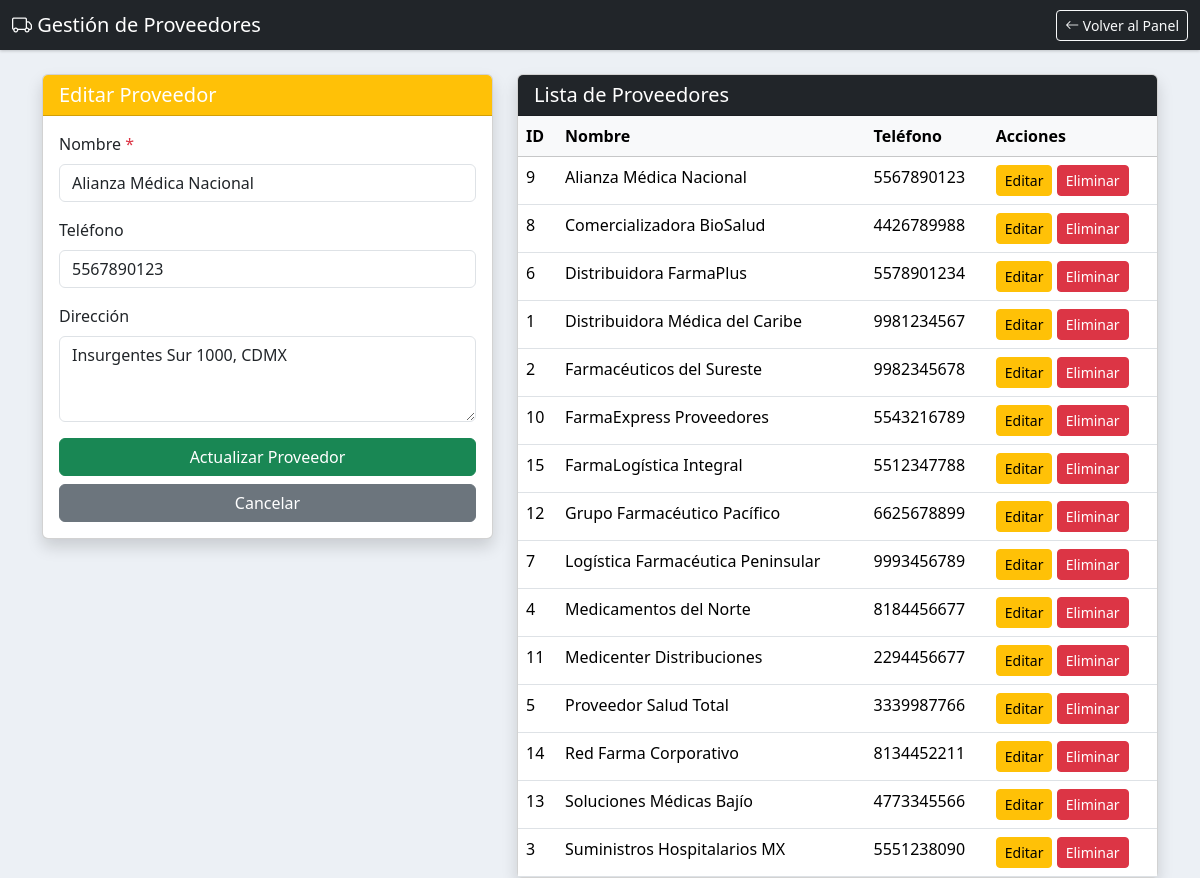
Screenshot of /editar_proveedor.php?editar=9 (signed in) with the database file from the repository.
### tables this page shows
CREATE TABLE `proveedores` (
  `id` int(11) NOT NULL AUTO_INCREMENT,
  `nombre` varchar(100) NOT NULL,
  `telefono` varchar(20) DEFAULT NULL,
  `direccion` varchar(200) DEFAULT NULL,
  `creado_en` timestamp NOT NULL DEFAULT current_timestamp(),
  PRIMARY KEY (`id`)
);

### editar_proveedor.php (the view, shortened to what this page needs)
<?php
require_once "conexion.php";
$proveedor_edit = null;
if (isset($_GET['editar'])) {
    $id = (int)$_GET['editar'];
    $stmt = $conexion->prepare("SELECT * FROM proveedores WHERE id = ?");
    $stmt->bind_param("i", $id);
    $stmt->execute();
    $res = $stmt->get_result();
    if ($res->num_rows === 1) {
        $proveedor_edit = $res->fetch_assoc();
    }
}
$proveedores = $conexion->query("SELECT * FROM proveedores ORDER BY nombre ASC");
?>
<!DOCTYPE html>
<html lang="es">
<head>
    <link href="https://cdn.jsdelivr.net/npm/bootstrap@5.3.3/dist/css/bootstrap.min.css" rel="stylesheet">
    <link rel="stylesheet" href="https://cdn.jsdelivr.net/npm/bootstrap-icons@1.11.3/font/bootstrap-icons.min.css">
</head>
<body>
<nav class="navbar navbar-dark bg-dark mb-4">
    <div class="container-fluid">
        <span class="navbar-brand mb-0 h1">
            <i class="bi bi-truck"></i> Gestión de Proveedores
        </span>
        <a href="panel.php" class="btn btn-sm btn-outline-light">
            <i class="bi bi-arrow-left"></i> Volver al Panel
        </a>
    </div>
</nav>
<div class="container">
    <div class="row">
        <div class="col-lg-5">
            <div class="card shadow">
                <div class="card-header <?= $proveedor_edit ? 'bg-warning' : 'bg-primary' ?> text-white">
                    <h5 class="mb-0">
                        <?= $proveedor_edit ? 'Editar Proveedor' : 'Nuevo Proveedor' ?>
                    </h5>
                </div>
                <div class="card-body">
                    <form method="POST">
                        <div class="mb-3">
                            <label class="form-label">Nombre <span class="text-danger">*</span></label>
                            <input type="text" name="nombre" class="form-control" required
                                   value="<?= htmlspecialchars($proveedor_edit['nombre'] ?? '') ?>">
                        </div>
                        <div class="mb-3">
                            <label class="form-label">Teléfono</label>
                            <input type="text" name="telefono" class="form-control"
                                   value="<?= htmlspecialchars($proveedor_edit['telefono'] ?? '') ?>">
                        </div>
                        <div class="mb-3">
                            <label class="form-label">Dirección</label>
                            <textarea name="direccion" class="form-control" rows="3"><?= htmlspecialchars($proveedor_edit['direccion'] ?? '') ?></textarea>
                        </div>
                        <button type="submit" class="btn btn-success w-100">
                            <?= $proveedor_edit ? 'Actualizar' : 'Guardar' ?> Proveedor
                        </button>
                        <?php if ($proveedor_edit): ?>
                            <a href="editar_proveedor.php" class="btn btn-secondary w-100 mt-2">Cancelar</a>
                        <?php endif; ?>
                    </form>
                </div>
            </div>
        </div>
        <div class="col-lg-7">
            <div class="card shadow">
                <div class="card-header bg-dark text-white">
                    <h5 class="mb-0">Lista de Proveedores</h5>
                </div>
                <div class="table-responsive">
                    <table class="table table-hover mb-0">
                        <thead class="table-light">
                            <tr>
                                <th>ID</th>
                                <th>Nombre</th>
                                <th>Teléfono</th>
                                <th>Acciones</th>
                            </tr>
                        </thead>
                        <tbody>
                            <?php while ($p = $proveedores->fetch_assoc()): ?>
                                <tr>
                                    <td><?= $p['id'] ?></td>
                                    <td><?= htmlspecialchars($p['nombre']) ?></td>
                                    <td><?= htmlspecialchars($p['telefono'] ?: '—') ?></td>
                                    <td>
                                        <a href="?editar=<?= $p['id'] ?>" class="btn btn-warning btn-sm">
                                            Editar
                                        </a>
                                        <a href="?eliminar=<?= $p['id'] ?>" class="btn btn-danger btn-sm"
                                           onclick="return confirm('¿Eliminar este proveedor?\nSolo si no tiene medicamentos asociados.');">
                                            Eliminar
                                        </a>
                                    </td>
                                </tr>
                            <?php endwhile; ?>
                        </tbody>
                    </table>
                </div>
            </div>
        </div>
    </div>
</div>
</body>
</html>

### editar_proveedor.php (style rules this page uses)
body { background-color: #ecf0f5; }
.navbar { box-shadow: 0 1px 3px rgba(0,0,0,.2); }

### rows the page displays
proveedores: nombre "Alianza Médica Nacional", telefono "5567890123", direccion "Insurgentes Sur 1000, CDMX", id "9"
proveedores: id "8", nombre "Comercializadora BioSalud", telefono "4426789988"
proveedores: id "6", nombre "Distribuidora FarmaPlus", telefono "5578901234"
proveedores: id "1", nombre "Distribuidora Médica del Caribe", telefono "9981234567"
proveedores: id "2", nombre "Farmacéuticos del Sureste", telefono "9982345678"
proveedores: id "10", nombre "FarmaExpress Proveedores", telefono "5543216789"
proveedores: id "15", nombre "FarmaLogística Integral", telefono "5512347788"
proveedores: id "12", nombre "Grupo Farmacéutico Pacífico", telefono "6625678899"
proveedores: id "7", nombre "Logística Farmacéutica Peninsular", telefono "9993456789"
proveedores: id "4", nombre "Medicamentos del Norte", telefono "8184456677"
proveedores: id "11", nombre "Medicenter Distribuciones", telefono "2294456677"
proveedores: id "5", nombre "Proveedor Salud Total", telefono "3339987766"
proveedores: id "14", nombre "Red Farma Corporativo", telefono "8134452211"
proveedores: id "13", nombre "Soluciones Médicas Bajío", telefono "4773345566"
proveedores: id "3", nombre "Suministros Hospitalarios MX", telefono "5551238090"
